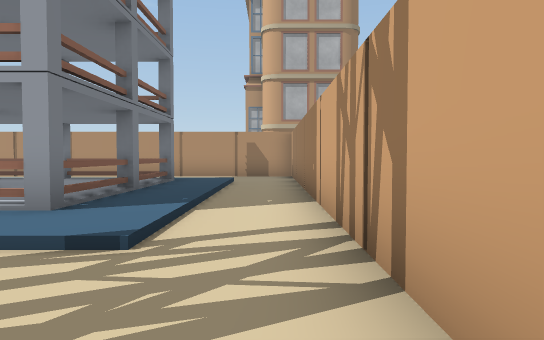
View 1 (above)

12 first-person views from a walk through a scene from a Unity 3-D project. The camera is 1.3 m above the floor, tilts 2° down and sees 70° across. The floor is counted in squares, 2 m on a side. Each view is taken from the middle of a square. On the plan, view 1 faces up. The plan holds only what a view shows up to about 11 squares ahead; the rest is blank. The place goes on beyond the plan. The player character is not drawn. Some surface patterns are stand-ins.

View 2
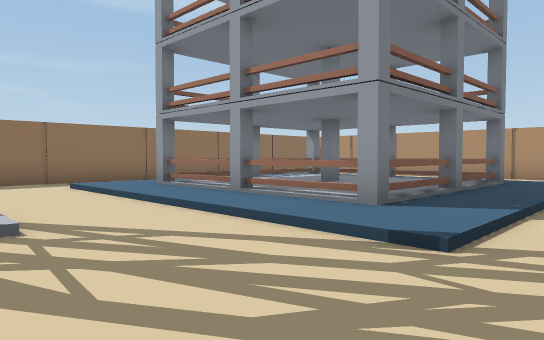

View 3
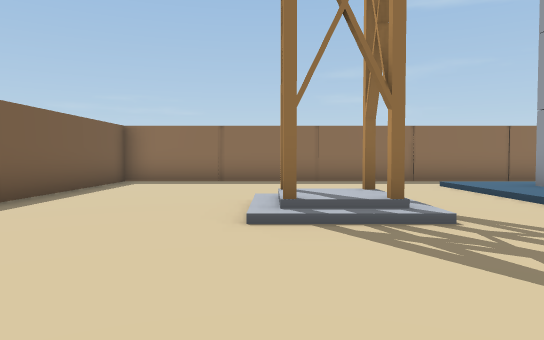

View 4
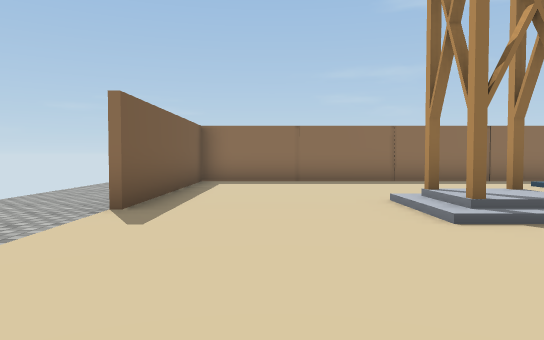

View 5
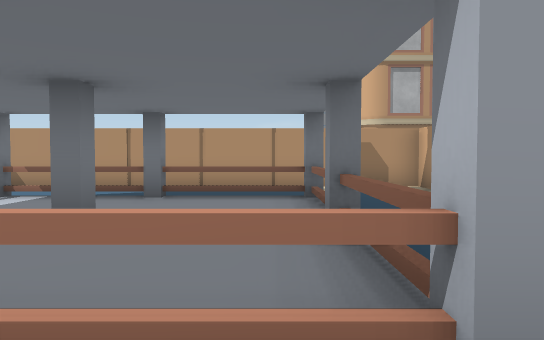

View 6
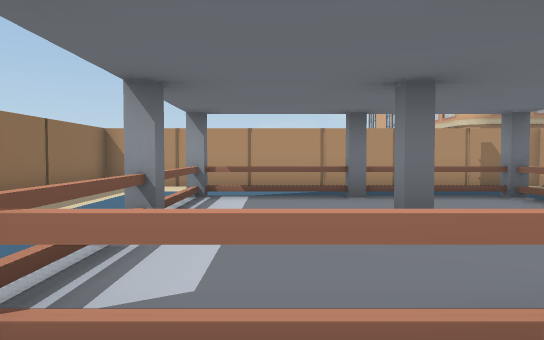

View 7
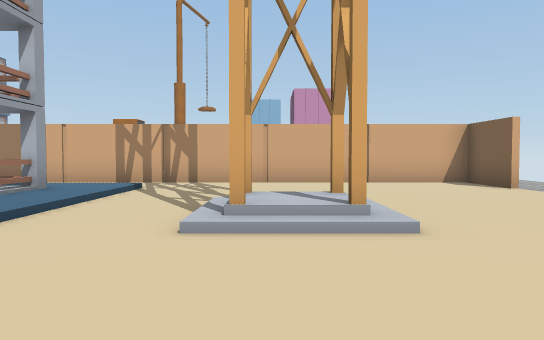

View 8
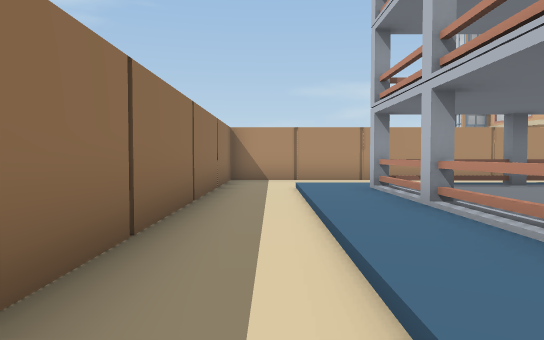

View 9
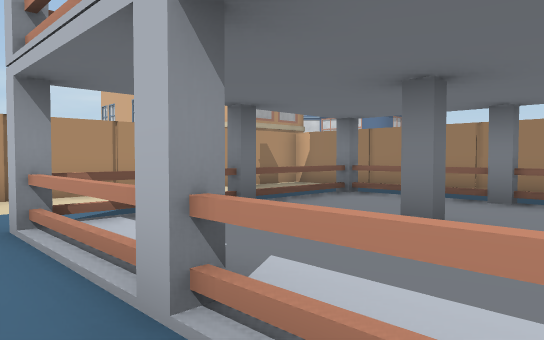

View 10
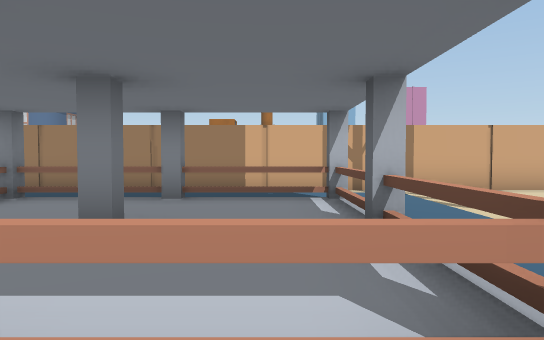

View 11
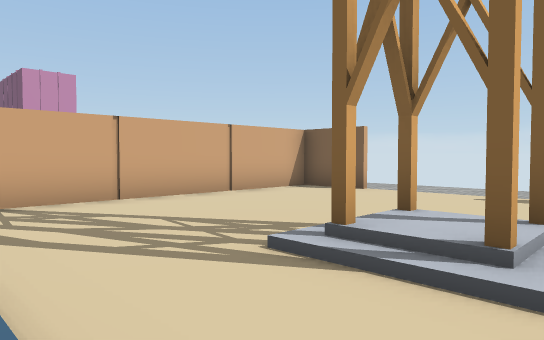

View 12
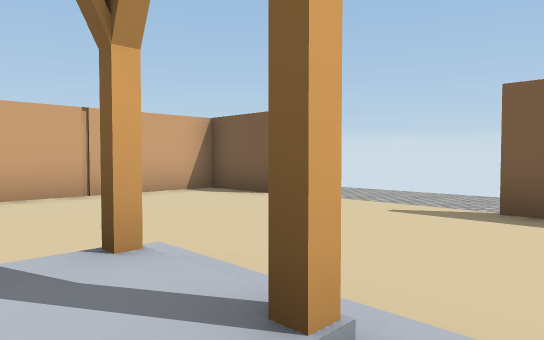

### Floor plan
Key: @ floor where view 1 was taken; # wall or solid block; . main floor; : floor 0.25 m higher than the main floor; / step, stairs or slope; = window, fence, low wall or low ledge.
Columns run from 10 left of view 1 to 1 right of it. Each row starts with its distance up from view 1.
 13 ############
 12 #..........#
 11 #...     ..#
 10 #.////////.#
  9 #.:#####:/.#
  8 #.:#====:/.#
  7 #.:#:::#:/.#
  6 #.:#:#:#:/.#
  5 #.:#:::=:/.#
  4 #.:####=:/.#
  3 #.:::::::/.#
  2 #..........#
  1 #..........#
  0 #....##...@#
 -1 #....##....#
 -2 #..........#
 -3 #..........#
 -4 #..........#
 -5 ######...###
 -6   ..........
 -7   ........

Where each view was taken, in squares from view 1:
view 1: 0 up, 0 right, facing up
view 2: 0 up, 0 right, facing up-left
view 3: 1 down, 0 right, facing left
view 4: 3 down, 0 right, facing left
view 5: 3 up, 3 left, facing up
view 6: 3 up, 6 left, facing up
view 7: 0 up, 9 left, facing right
view 8: 2 up, 9 left, facing up
view 9: 5 up, 8 left, facing up-right
view 10: 5 up, 8 left, facing right
view 11: 3 up, 6 left, facing down-right
view 12: 0 up, 6 left, facing down-right
